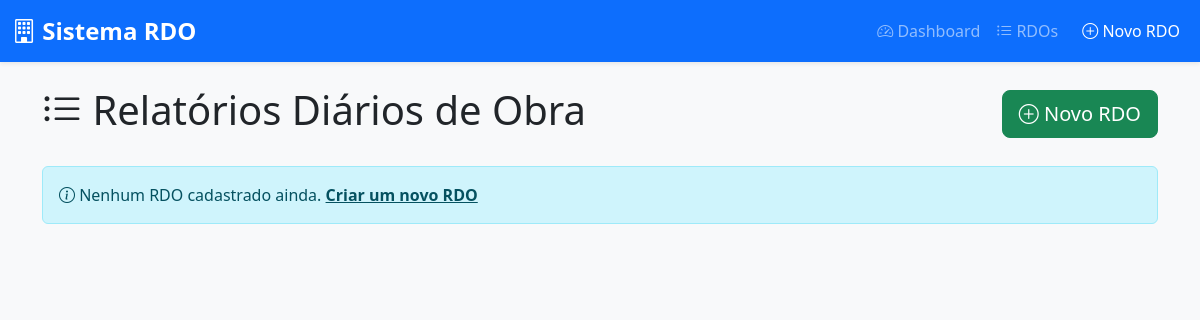
The page /rdo/ on the database as committed earlier.
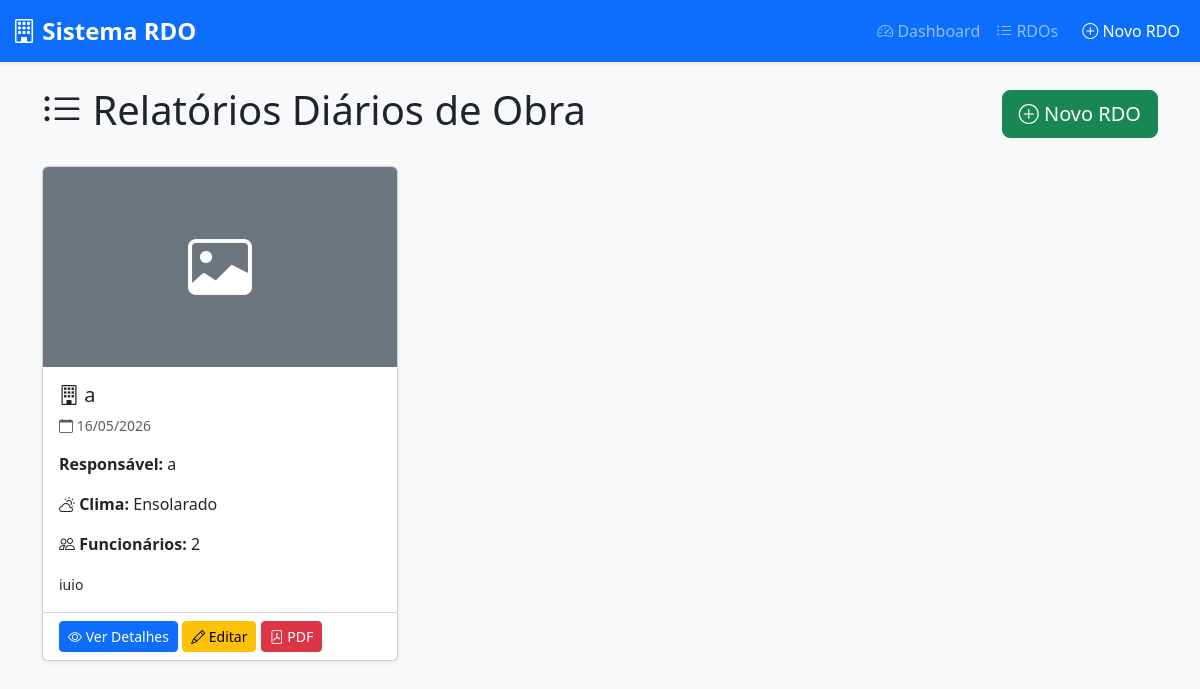
The same page on the database as committed later.
### listag/models.py (models this page shows, shortened)
class RDO(models.Model):
    obra = models.CharField(
        verbose_name='Obra',
        max_length=100,
        null=False,
        blank=False
    )
    responsavel = models.CharField(
        verbose_name='Responsável',
        max_length=100,
        null=False,
        blank=False
    )
    descricao = models.TextField(
        verbose_name='Descrição',
        null=False,
        blank=False
    )
    data = models.DateField(
        verbose_name='Data',
        null=False,
        blank=False
    )
    clima = models.CharField(
        verbose_name='Clima',
        max_length=50,
        null=False,
        blank=False,
        choices=[
            ('ensolarado', 'Ensolarado'),
            ('nublado', 'Nublado'),
            ('chuvoso', 'Chuvoso'),
            ('parcialmente_nublado', 'Parcialmente Nublado'),
            ('tempestuoso', 'Tempestuoso'),
        ]
    )
    funcionarios = models.IntegerField(
        verbose_name='Número de Funcionários',
        null=False,
        blank=False
    )
    observacoes = models.TextField(
        verbose_name='Observações',
        blank=True,
        null=True
    )
    foto = models.ImageField(
        verbose_name='Foto',
        upload_to='rdo_fotos/',
        blank=True,
        null=True
    )
    criado_em = models.DateTimeField(
        verbose_name='Criado em',
        auto_now_add=True
    )
    atualizado_em = models.DateTimeField(
        verbose_name='Atualizado em',
        auto_now=True
    )
    class Meta:
        ordering = ['-data']
        verbose_name = 'RDO'
        verbose_name_plural = 'RDOs'

### listag/views.py (the view)
# urls.py: path('rdo/', RDOListView.as_view(), name='rdo-lista'),
class RDOListView(ListView):
    model = RDO
    template_name = 'listag/rdo_lista.html'
    context_object_name = 'rdo_list'
    paginate_by = 12
    def get_context_data(self, **kwargs):
        context = super().get_context_data(**kwargs)
        context['total_rdos'] = RDO.objects.count()
        return context

### listag/templates/listag/rdo_lista.html (shortened to what this page needs)
{% extends 'base.html' %}
{% block content %}
<div class="container">
    <div class="d-flex justify-content-between align-items-center mb-4">
        <h1>
            <i class="bi bi-list-ul"></i> Relatórios Diários de Obra
        </h1>
        <a href="{% url 'rdo-criar' %}" class="btn btn-success btn-lg">
            <i class="bi bi-plus-circle"></i> Novo RDO
        </a>
    </div>
    {% if rdo_list %}
    <div class="row">
        {% for rdo in rdo_list %}
        <div class="col-md-6 col-lg-4 mb-4">
            <div class="card shadow-sm h-100">
                {% if rdo.foto %}
                <img src="{{ rdo.foto.url }}" class="card-img-top" alt="{{ rdo.obra }}" style="height: 200px; object-fit: cover;">
                {% else %}
                <div class="card-img-top bg-secondary d-flex align-items-center justify-content-center" style="height: 200px;">
                    <i class="bi bi-image text-white" style="font-size: 4rem;"></i>
                </div>
                {% endif %}
                <div class="card-body">
                    <h5 class="card-title">
                        <i class="bi bi-building"></i> {{ rdo.obra }}
                    </h5>
                    <p class="card-text text-muted small">
                        <i class="bi bi-calendar"></i> {{ rdo.data|date:"d/m/Y" }}
                    </p>
                    <p class="card-text">
                        <strong>Responsável:</strong> {{ rdo.responsavel }}
                    </p>
                    <p class="card-text">
                        <i class="bi bi-cloud-sun"></i>
                        <strong>Clima:</strong> {{ rdo.get_clima_display }}
                    </p>
                    <p class="card-text">
                        <i class="bi bi-people"></i>
                        <strong>Funcionários:</strong> {{ rdo.funcionarios }}
                    </p>
                    <p class="card-text text-truncate" title="{{ rdo.descricao }}">
                        <small>{{ rdo.descricao|truncatewords:10 }}</small>
                    </p>
                </div>
                <div class="card-footer bg-white">
                    <a href="{% url 'rdo-detalhes' rdo.pk %}" class="btn btn-primary btn-sm">
                        <i class="bi bi-eye"></i> Ver Detalhes
                    </a>
                    <a href="{% url 'rdo-editar' rdo.pk %}" class="btn btn-warning btn-sm">
                        <i class="bi bi-pencil"></i> Editar
                    </a>
                    <a href="{% url 'rdo-pdf' rdo.pk %}" class="btn btn-danger btn-sm" target="_blank">
                        <i class="bi bi-file-pdf"></i> PDF
                    </a>
                </div>
            </div>
        </div>
        {% endfor %}
    </div>
    {% else %}
    <div class="alert alert-info" role="alert">
        <i class="bi bi-info-circle"></i> Nenhum RDO cadastrado ainda.
        <a href="{% url 'rdo-criar' %}" class="alert-link">Criar um novo RDO</a>
    </div>
    {% endif %}
</div>
{% endblock %}

### listag/templates/base.html (shortened to what this page needs)
<!DOCTYPE html>
<html lang="pt-br">
<head>
    <link href="https://cdn.jsdelivr.net/npm/bootstrap@5.3.0-alpha3/dist/css/bootstrap.min.css" rel="stylesheet">
    <link rel="stylesheet" href="https://cdn.jsdelivr.net/npm/bootstrap-icons@1.10.5/font/bootstrap-icons.css">
</head>
<body>
    <nav class="navbar navbar-expand-lg navbar-dark bg-primary shadow-sm">
        <div class="container-fluid">
            <a class="navbar-brand" href="{% url 'dashboard' %}">
                <i class="bi bi-building"></i> Sistema RDO
            </a>
            <div class="collapse navbar-collapse" id="navbarNav">
                <ul class="navbar-nav ms-auto">
                    <li class="nav-item">
                        <a class="nav-link" href="{% url 'dashboard' %}">
                            <i class="bi bi-speedometer2"></i> Dashboard
                        </a>
                    </li>
                    <li class="nav-item">
                        <a class="nav-link" href="{% url 'rdo-lista' %}">
                            <i class="bi bi-list-ul"></i> RDOs
                        </a>
                    </li>
                    <li class="nav-item">
                        <a class="nav-link btn btn-success text-white ms-2" href="{% url 'rdo-criar' %}">
                            <i class="bi bi-plus-circle"></i> Novo RDO
                        </a>
                    </li>
                </ul>
            </div>
        </div>
    </nav>
    <main class="container-fluid mt-4">
        {% block content %}{% endblock content %}
    </main>
</body>
</html>

### listag/templates/base.html (style rules this page uses)
body { background-color: #f8f9fa; }
.navbar-brand { font-weight: bold; font-size: 1.5rem; }
.card { transition: transform 0.2s, box-shadow 0.2s; }

Rows that differ between the two databases and show on the page:
added RDO: obra "a", data "16/05/2026", responsavel "a", clima "Ensolarado", funcionarios "2", descricao "iuio"
Other text that changed with them:
text no longer shown: "Nenhum RDO cadastrado ainda. Criar um novo RDO"
